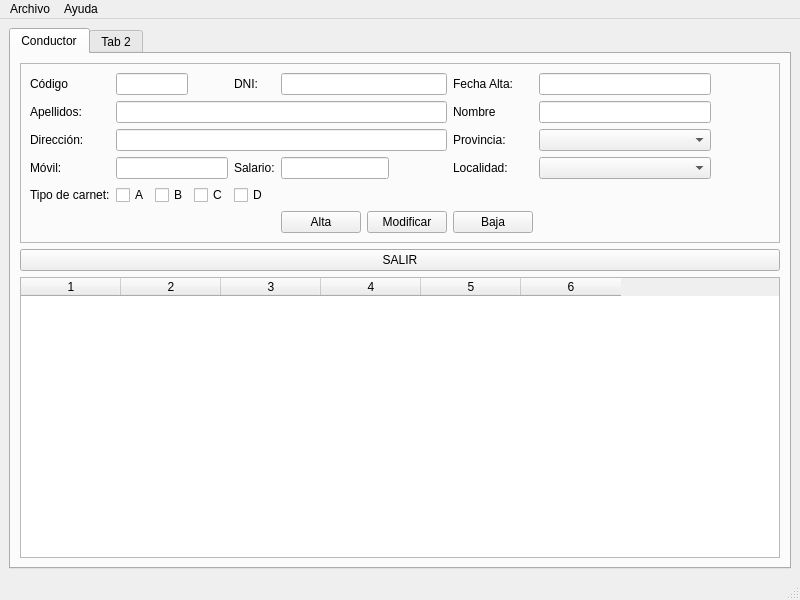
<?xml version="1.0" encoding="UTF-8"?>
<ui version="4.0">
 <class>mainWindow</class>
 <widget class="QMainWindow" name="mainWindow">
  <property name="geometry">
   <rect>
    <x>0</x>
    <y>0</y>
    <width>800</width>
    <height>600</height>
   </rect>
  </property>
  <property name="sizePolicy">
   <sizepolicy hsizetype="Expanding" vsizetype="Expanding">
    <horstretch>0</horstretch>
    <verstretch>0</verstretch>
   </sizepolicy>
  </property>
  <property name="minimumSize">
   <size>
    <width>800</width>
    <height>600</height>
   </size>
  </property>
  <property name="font">
   <font>
    <pointsize>9</pointsize>
   </font>
  </property>
  <property name="windowTitle">
   <string>CarTeis</string>
  </property>
  <widget class="QWidget" name="centralwidget">
   <layout class="QGridLayout" name="gridLayout">
    <item row="0" column="0">
     <widget class="QTabWidget" name="tabWidget">
      <property name="sizePolicy">
       <sizepolicy hsizetype="Expanding" vsizetype="Expanding">
        <horstretch>0</horstretch>
        <verstretch>0</verstretch>
       </sizepolicy>
      </property>
      <property name="minimumSize">
       <size>
        <width>120</width>
        <height>20</height>
       </size>
      </property>
      <property name="maximumSize">
       <size>
        <width>1090</width>
        <height>850</height>
       </size>
      </property>
      <property name="currentIndex">
       <number>0</number>
      </property>
      <widget class="QWidget" name="tab">
       <attribute name="title">
        <string>Conductor</string>
       </attribute>
       <layout class="QGridLayout" name="gridLayout_4">
        <item row="0" column="0">
         <widget class="QFrame" name="frame">
          <property name="frameShape">
           <enum>QFrame::StyledPanel</enum>
          </property>
          <property name="frameShadow">
           <enum>QFrame::Sunken</enum>
          </property>
          <property name="lineWidth">
           <number>2</number>
          </property>
          <layout class="QGridLayout" name="gridLayout_2">
           <item row="8" column="3">
            <widget class="QCheckBox" name="checkBoxC">
             <property name="sizePolicy">
              <sizepolicy hsizetype="Fixed" vsizetype="Fixed">
               <horstretch>0</horstretch>
               <verstretch>0</verstretch>
              </sizepolicy>
             </property>
             <property name="text">
              <string>C</string>
             </property>
            </widget>
           </item>
           <item row="2" column="1" colspan="6">
            <widget class="QLineEdit" name="lineApellidos">
             <property name="sizePolicy">
              <sizepolicy hsizetype="Expanding" vsizetype="Fixed">
               <horstretch>0</horstretch>
               <verstretch>0</verstretch>
              </sizepolicy>
             </property>
            </widget>
           </item>
           <item row="4" column="1" colspan="6">
            <widget class="QLineEdit" name="lineDireccion"/>
           </item>
           <item row="0" column="5" colspan="2">
            <widget class="QLineEdit" name="lineDNI"/>
           </item>
           <item row="0" column="12">
            <widget class="QPushButton" name="btnCalendar">
             <property name="autoFillBackground">
              <bool>false</bool>
             </property>
             <property name="text">
              <string/>
             </property>
             <property name="icon">
              <iconset>
               <normaloff>img/calendar-icon.jpg</normaloff>img/calendar-icon.jpg</iconset>
             </property>
             <property name="iconSize">
              <size>
               <width>30</width>
               <height>30</height>
              </size>
             </property>
             <property name="flat">
              <bool>true</bool>
             </property>
            </widget>
           </item>
           <item row="0" column="9">
            <widget class="QLineEdit" name="lineFechaAlta"/>
           </item>
           <item row="7" column="5" colspan="2">
            <widget class="QLineEdit" name="lineSalario">
             <property name="sizePolicy">
              <sizepolicy hsizetype="Fixed" vsizetype="Fixed">
               <horstretch>0</horstretch>
               <verstretch>0</verstretch>
              </sizepolicy>
             </property>
            </widget>
           </item>
           <item row="8" column="4">
            <widget class="QCheckBox" name="checkBoxD">
             <property name="sizePolicy">
              <sizepolicy hsizetype="Fixed" vsizetype="Fixed">
               <horstretch>0</horstretch>
               <verstretch>0</verstretch>
              </sizepolicy>
             </property>
             <property name="text">
              <string>D</string>
             </property>
            </widget>
           </item>
           <item row="0" column="4">
            <widget class="QLabel" name="labelDNI_2">
             <property name="text">
              <string>DNI:</string>
             </property>
            </widget>
           </item>
           <item row="0" column="10">
            <widget class="QLabel" name="labelDNI">
             <property name="text">
              <string/>
             </property>
            </widget>
           </item>
           <item row="0" column="1" colspan="2">
            <widget class="QLineEdit" name="lineCodigo">
             <property name="autoFillBackground">
              <bool>false</bool>
             </property>
            </widget>
           </item>
           <item row="0" column="0">
            <widget class="QLabel" name="labelCodigo">
             <property name="text">
              <string>Código</string>
             </property>
            </widget>
           </item>
           <item row="2" column="0">
            <widget class="QLabel" name="labelApellidos">
             <property name="text">
              <string>Apellidos:</string>
             </property>
            </widget>
           </item>
           <item row="4" column="0">
            <widget class="QLabel" name="labelDireccion">
             <property name="text">
              <string>Dirección:</string>
             </property>
            </widget>
           </item>
           <item row="7" column="0">
            <widget class="QLabel" name="labelMovil">
             <property name="text">
              <string>Móvil:</string>
             </property>
            </widget>
           </item>
           <item row="4" column="8">
            <widget class="QLabel" name="labelProvincia">
             <property name="text">
              <string>Provincia:</string>
             </property>
            </widget>
           </item>
           <item row="8" column="2">
            <widget class="QCheckBox" name="checkBoxB">
             <property name="sizePolicy">
              <sizepolicy hsizetype="Fixed" vsizetype="Fixed">
               <horstretch>0</horstretch>
               <verstretch>0</verstretch>
              </sizepolicy>
             </property>
             <property name="text">
              <string>B</string>
             </property>
            </widget>
           </item>
           <item row="8" column="1">
            <widget class="QCheckBox" name="checkBoxA">
             <property name="sizePolicy">
              <sizepolicy hsizetype="Fixed" vsizetype="Fixed">
               <horstretch>0</horstretch>
               <verstretch>0</verstretch>
              </sizepolicy>
             </property>
             <property name="text">
              <string>A</string>
             </property>
            </widget>
           </item>
           <item row="8" column="0">
            <widget class="QLabel" name="labelCarnet">
             <property name="text">
              <string>Tipo de carnet:</string>
             </property>
            </widget>
           </item>
           <item row="4" column="9">
            <widget class="QComboBox" name="comboBoxProvincia">
             <property name="sizePolicy">
              <sizepolicy hsizetype="Expanding" vsizetype="Fixed">
               <horstretch>0</horstretch>
               <verstretch>0</verstretch>
              </sizepolicy>
             </property>
            </widget>
           </item>
           <item row="7" column="1" colspan="3">
            <widget class="QLineEdit" name="lineMovil"/>
           </item>
           <item row="7" column="4">
            <widget class="QLabel" name="labelSalario">
             <property name="text">
              <string>Salario:</string>
             </property>
            </widget>
           </item>
           <item row="2" column="8">
            <widget class="QLabel" name="labelNombre">
             <property name="text">
              <string>Nombre</string>
             </property>
            </widget>
           </item>
           <item row="7" column="8">
            <widget class="QLabel" name="labelLocalidad">
             <property name="text">
              <string>Localidad:</string>
             </property>
            </widget>
           </item>
           <item row="7" column="9">
            <widget class="QComboBox" name="comboBoxLocalidad"/>
           </item>
           <item row="2" column="9">
            <widget class="QLineEdit" name="lineNombre"/>
           </item>
           <item row="0" column="8">
            <widget class="QLabel" name="labelFechaAlta">
             <property name="text">
              <string>Fecha Alta:</string>
             </property>
            </widget>
           </item>
           <item row="9" column="5">
            <widget class="QPushButton" name="pushButton">
             <property name="sizePolicy">
              <sizepolicy hsizetype="Fixed" vsizetype="Fixed">
               <horstretch>0</horstretch>
               <verstretch>0</verstretch>
              </sizepolicy>
             </property>
             <property name="text">
              <string>Alta</string>
             </property>
            </widget>
           </item>
           <item row="9" column="6">
            <widget class="QPushButton" name="pushButton_2">
             <property name="sizePolicy">
              <sizepolicy hsizetype="Fixed" vsizetype="Fixed">
               <horstretch>0</horstretch>
               <verstretch>0</verstretch>
              </sizepolicy>
             </property>
             <property name="text">
              <string>Modificar</string>
             </property>
            </widget>
           </item>
           <item row="9" column="8">
            <widget class="QPushButton" name="pushButton_3">
             <property name="sizePolicy">
              <sizepolicy hsizetype="Fixed" vsizetype="Fixed">
               <horstretch>0</horstretch>
               <verstretch>0</verstretch>
              </sizepolicy>
             </property>
             <property name="text">
              <string>Baja</string>
             </property>
            </widget>
           </item>
          </layout>
         </widget>
        </item>
        <item row="1" column="0">
         <widget class="QPushButton" name="btnSalir">
          <property name="text">
           <string>SALIR</string>
          </property>
         </widget>
        </item>
        <item row="2" column="0">
         <widget class="QTableWidget" name="tableDatos">
          <property name="sizePolicy">
           <sizepolicy hsizetype="Expanding" vsizetype="Expanding">
            <horstretch>0</horstretch>
            <verstretch>0</verstretch>
           </sizepolicy>
          </property>
          <property name="maximumSize">
           <size>
            <width>16777215</width>
            <height>16777215</height>
           </size>
          </property>
          <column>
           <property name="text">
            <string>1</string>
           </property>
          </column>
          <column>
           <property name="text">
            <string>2</string>
           </property>
          </column>
          <column>
           <property name="text">
            <string>3</string>
           </property>
          </column>
          <column>
           <property name="text">
            <string>4</string>
           </property>
          </column>
          <column>
           <property name="text">
            <string>5</string>
           </property>
          </column>
          <column>
           <property name="text">
            <string>6</string>
           </property>
          </column>
         </widget>
        </item>
       </layout>
      </widget>
      <widget class="QWidget" name="tab_2">
       <attribute name="title">
        <string>Tab 2</string>
       </attribute>
       <layout class="QGridLayout" name="gridLayout_3">
        <item row="0" column="0">
         <widget class="QLabel" name="lblTitulo_2">
          <property name="sizePolicy">
           <sizepolicy hsizetype="Expanding" vsizetype="Expanding">
            <horstretch>0</horstretch>
            <verstretch>0</verstretch>
           </sizepolicy>
          </property>
          <property name="minimumSize">
           <size>
            <width>120</width>
            <height>20</height>
           </size>
          </property>
          <property name="maximumSize">
           <size>
            <width>240</width>
            <height>40</height>
           </size>
          </property>
          <property name="font">
           <font>
            <pointsize>11</pointsize>
            <weight>75</weight>
            <bold>true</bold>
           </font>
          </property>
          <property name="text">
           <string>Segunda pestaña</string>
          </property>
          <property name="alignment">
           <set>Qt::AlignCenter</set>
          </property>
         </widget>
        </item>
       </layout>
      </widget>
     </widget>
    </item>
   </layout>
  </widget>
  <widget class="QMenuBar" name="menuBar">
   <property name="geometry">
    <rect>
     <x>0</x>
     <y>0</y>
     <width>800</width>
     <height>21</height>
    </rect>
   </property>
   <widget class="QMenu" name="menuArchivo">
    <property name="title">
     <string>Archivo</string>
    </property>
    <addaction name="actionSalir_2"/>
   </widget>
   <widget class="QMenu" name="menuAyuda">
    <property name="title">
     <string>Ayuda</string>
    </property>
    <addaction name="actionAcerca_de"/>
   </widget>
   <addaction name="menuArchivo"/>
   <addaction name="menuAyuda"/>
  </widget>
  <widget class="QStatusBar" name="statusBar"/>
  <action name="actionSalir">
   <property name="text">
    <string>Salir</string>
   </property>
  </action>
  <action name="actionSalir_2">
   <property name="text">
    <string>Salir</string>
   </property>
  </action>
  <action name="actionAcerca_de">
   <property name="text">
    <string>Acerca de...</string>
   </property>
  </action>
 </widget>
 <resources/>
 <connections/>
</ui>
